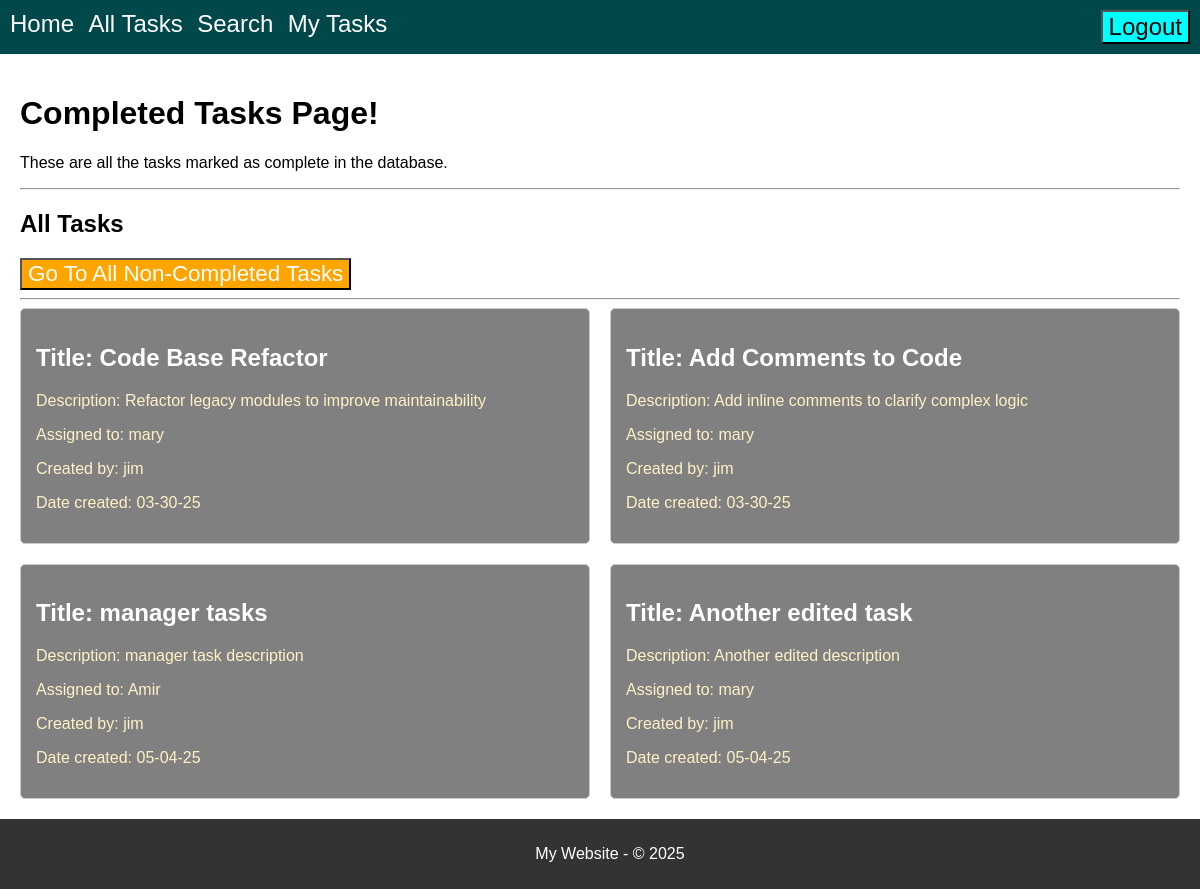
/completed-tasks (signed in), run on an earlier commit of the app's database.
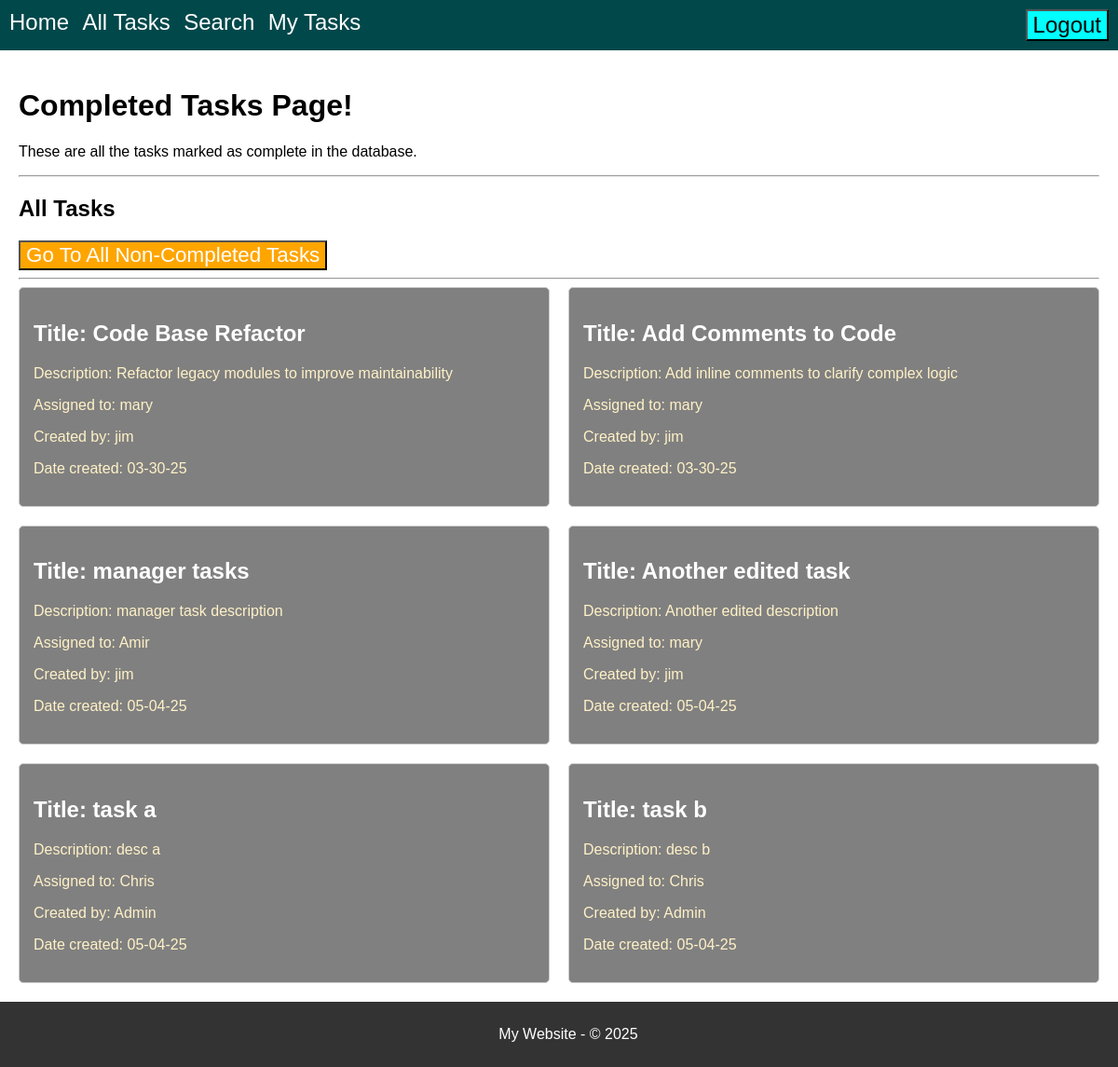
And on a later commit of the database.
### model.py (models this page shows, shortened)
class Tasks(db.Model):
    __tablename__ = 'Tasks'
    id = db.Column(db.Integer, primary_key=True)
    title = db.Column(db.String(30), nullable=False)
    body = db.Column(db.String(200), nullable=False)
    assigned_to = db.Column(db.Integer, db.ForeignKey('Users.id'), nullable=True)
    created_by = db.Column(db.Integer, db.ForeignKey('Users.id'), nullable=True)
    date_created = db.Column(db.String(8), nullable=False)
    completed = db.Column(db.Integer, default=0)
    assigned_user = db.relationship('Users', foreign_keys=[assigned_to])
    creator_user = db.relationship('Users', foreign_keys=[created_by])

class Users(db.Model):
    __tablename__ = 'Users'
    id = db.Column(db.Integer, primary_key=True)
    username = db.Column(db.String(100), nullable=False, unique=True)
    password = db.Column(db.String(100), nullable=False)
    role = db.Column(db.String(50), nullable=False)

### routes.py (the view)
@app.route('/completed-tasks')
def display_completed_tasks():
    if CS.notLoggedIn():
        return redirect(url_for("display_login"))
    tasks = Tasks.query.filter_by(completed=1).all()
    task_list = map_tasks_to_usernames(tasks)
    return render_template(
        "completed-tasks.html",
        title="Completed Tasks Page!",
        content="These are all the tasks marked as complete in the database.",  # Fixed typo: "Theses" to "These"
        tasks=task_list,  # Pass the modified task list
        CS=CS
    )

### current_session.py (called while the page is built)
    @staticmethod
    def isLoggedIn():
        status = "username" in session
        return status

    @staticmethod
    def notLoggedIn():
        return not CurrentSession.isLoggedIn()

    @staticmethod
    def getRole():
        print(f" User role is: {userRole}")
        return userRole

    @staticmethod
    def getUsername():
        username = session.get("username", None)  # Get username from session
        return username

### Templates/completed-tasks.html (shortened to what this page needs)
{% extends "base.html" %}
{% block page_title %}
    {{ title }}
{% endblock %}
{% block content %}
    <p>{{ content }}</p>
     <hr>
    <h2>All Tasks</h2>
    <button onclick="returnToAllTasks()" class="task-pages-nav-btn">Go To All Non-Completed Tasks</button>
    <hr>
    {% if tasks %}
        <div class="tasks-grid">
            {% for task in tasks %}
            <div class="completed-task-card">
                <h2 id="task-title">Title: {{task.title}}</h2>
                <p class="task-details">Description: {{task.body}}</p>
                <p class="task-details">Assigned to: {{task.assigned_to}}</p>
                <p class="task-details">Created by: {{task.created_by}}</p>
                <p class="task-details">Date created: {{task.date_created}}</p>
            </div>
            {% endfor %}
        </div>
    {% else %}
        <p>No tasks found in the database.</p>
    {% endif %}
{% endblock %}

What changed in the data, as far as the page shows it:
now on this page (row edited): Tasks: title "task a", body "desc a", date_created "05-04-25"
now on this page (row unchanged): Users: assigned_to "Chris" "Chris"
now on this page (row edited): Tasks: title "task b", body "desc b", date_created "05-04-25"
Also different on the page:
new list line: "Title: Description: Assigned to: Created by: Admin Date created:"
